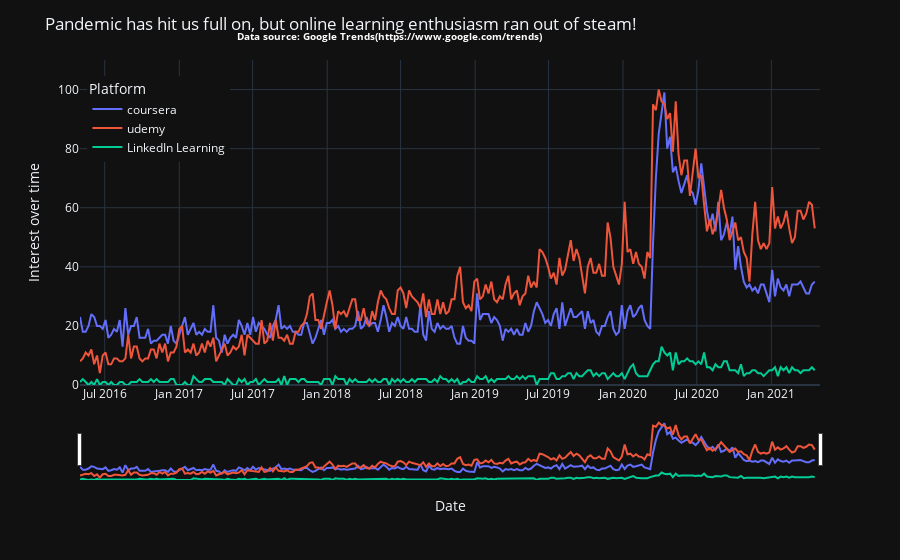

The notebook cell this image was saved under:
### Code cell
chart1 = px.line(df, 
        x="date", 
        y="count", 
        color="variable",line_group = 'variable',#facet_row='variable',
        template='plotly_dark',
        labels={'count':'Interest over time','date':'Date','variable':'Platform'},
        range_x=['2016-05-01', '2021-05-01'],
        range_y=[0,110])
#fig_static.update_layout(legend_orientation='h', title_x=0.5)
chart1.update_layout(title_text='Pandemic has hit us full on, but online learning enthusiasm ran out of steam!',
                     legend=dict(
    yanchor="top",
    y=0.95,
    xanchor="left",
    x=0.01
))
chart1.add_annotation(dict(font=dict(color="white",size=10),
                            x=0.21,
                            y=1.1,
                            showarrow=False,
                            text='<b>Data source: Google Trends(https://www.google.com/trends)</b>',
                            textangle=0,
                            xref="paper",
                            yref="paper"))
# This styles the line
chart1.update_xaxes(rangeslider_visible=True)

### Figure 1 — Plotly figure (JSON) as saved in the notebook; plotly's stock layout.template omitted (floating-point values rounded to 4 significant figures; data arrays with more than 128 entries replaced by an {"elided": "..."} marker saying what was removed)
{"data": [{"hovertemplate": "Platform=coursera<br>Date=%{x}<br>Interest over time=%{y}<extra></extra>", "legendgroup": "coursera", "line": {"color": "#636efa", "dash": "solid"}, "mode": "lines", "name": "coursera", "orientation": "v", "showlegend": true, "type": "scatter", "x": {"elided": "260 str values"}, "xaxis": "x", "y": {"elided": "260 int values"}, "yaxis": "y"}, {"hovertemplate": "Platform=udemy<br>Date=%{x}<br>Interest over time=%{y}<extra></extra>", "legendgroup": "udemy", "line": {"color": "#EF553B", "dash": "solid"}, "mode": "lines", "name": "udemy", "orientation": "v", "showlegend": true, "type": "scatter", "x": {"elided": "260 str values"}, "xaxis": "x", "y": {"elided": "260 int values"}, "yaxis": "y"}, {"hovertemplate": "Platform=LinkedIn Learning<br>Date=%{x}<br>Interest over time=%{y}<extra></extra>", "legendgroup": "LinkedIn Learning", "line": {"color": "#00cc96", "dash": "solid"}, "mode": "lines", "name": "LinkedIn Learning", "orientation": "v", "showlegend": true, "type": "scatter", "x": {"elided": "260 str values"}, "xaxis": "x", "y": {"elided": "260 int values"}, "yaxis": "y"}], "layout": {"annotations": [{"font": {"color": "white", "size": 10}, "showarrow": false, "text": "<b>Data source: Google Trends(https://www.google.com/trends)</b>", "textangle": 0, "x": 0.21, "xref": "paper", "y": 1.1, "yref": "paper"}], "autosize": true, "legend": {"title": {"text": "Platform"}, "tracegroupgap": 0, "x": 0.01, "xanchor": "left", "y": 0.95, "yanchor": "top"}, "margin": {"t": 60}, "title": {"text": "Pandemic has hit us full on, but online learning enthusiasm ran out of steam!"}, "xaxis": {"anchor": "y", "domain": [0, 1], "range": ["2016-05-01", "2021-05-01"], "rangeslider": {"autorange": true, "range": ["2016-05-01", "2021-05-01"], "visible": true, "yaxis": {"_template": null, "rangemode": "match"}}, "title": {"text": "Date"}, "type": "date"}, "yaxis": {"anchor": "x", "domain": [0, 1], "range": [0, 110], "title": {"text": "Interest over time"}, "type": "linear"}}}
